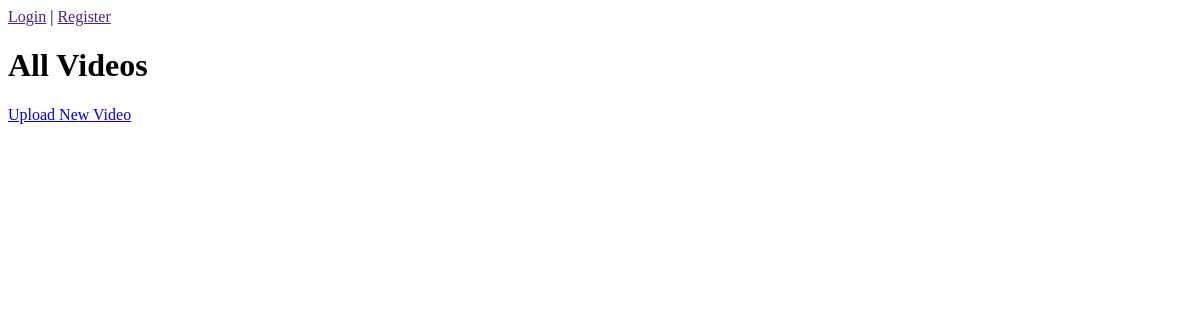
Page /videos/ on the earlier database version.
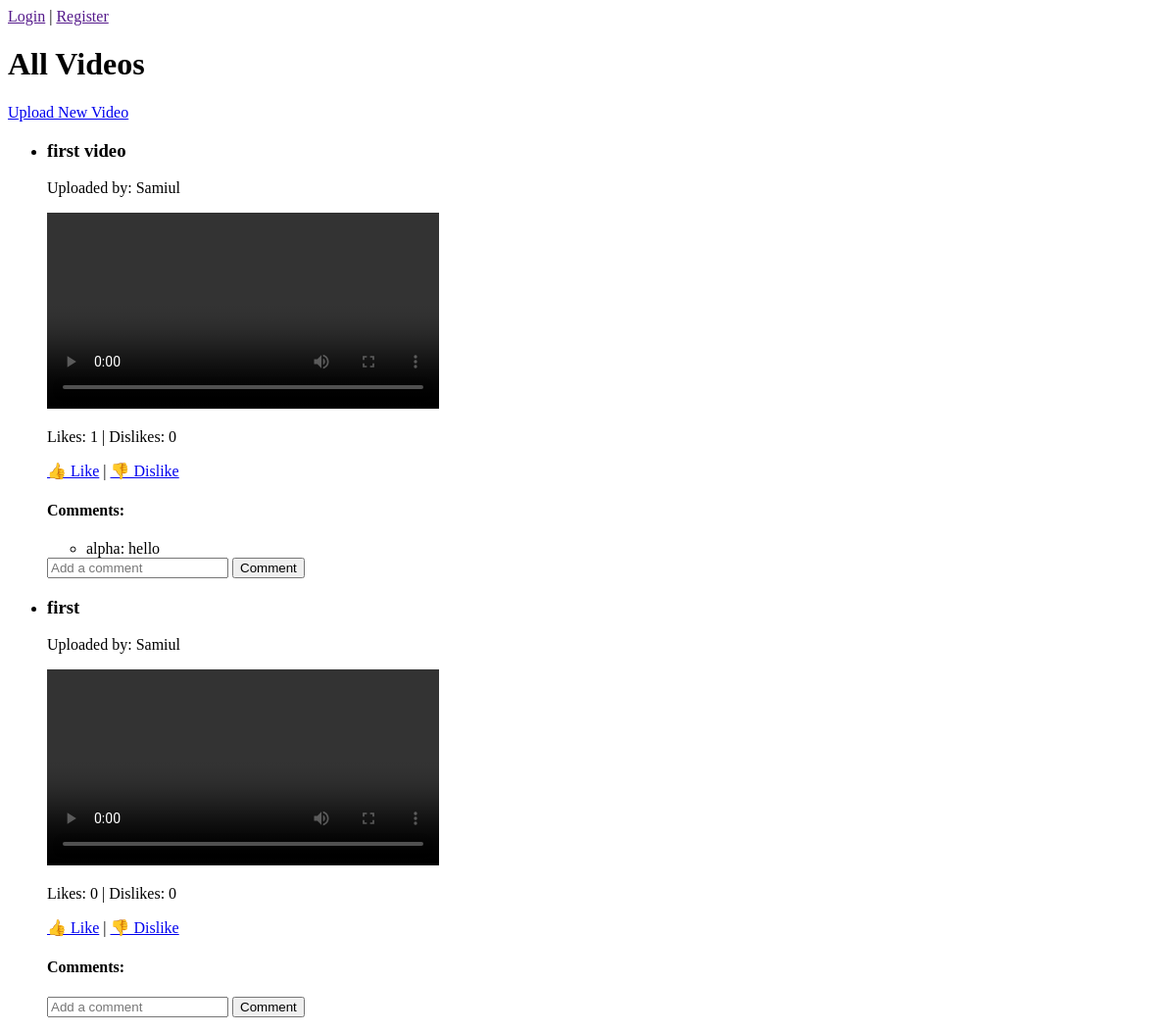
Same page on the later database version.
### videos/models.py (models this page shows, shortened)
class Video(models.Model):
    title = models.CharField(max_length=255)
    description = models.TextField()
    video_file = models.FileField(upload_to='videos/')
    thamnail = models.ImageField(upload_to='videos/thamnail/')
    uploaded_by = models.ForeignKey(MyUser, on_delete=models.CASCADE)
    uploaded_at = models.DateTimeField(auto_now_add=True)
    likes = models.ManyToManyField(MyUser, related_name='liked_videos', blank=True)
    dislikes = models.ManyToManyField(MyUser, related_name='disliked_videos', blank=True)
    favorites = models.ManyToManyField(MyUser, related_name='favorite_videos', blank=True)
    def total_likes(self):
        return self.likes.count()
    def total_dislikes(self):
        return self.dislikes.count()

class VideoComment(models.Model):
    video = models.ForeignKey(Video, on_delete=models.CASCADE, related_name='comments')
    user = models.ForeignKey(MyUser, on_delete=models.CASCADE)
    text = models.TextField()
    created_at = models.DateTimeField(auto_now_add=True)

### users/models.py (models this page shows, shortened)
class MyUser(AbstractUser):
    profile_picture = models.ImageField(upload_to='profile_pics/', blank=True, null=True)
    UserId = models.CharField(max_length=150, unique=True, blank=True, null=True)

### videos/views.py (the view)
# urls.py: path('', views.video_list, name='video_list'),
def video_list(request):
    videos = Video.objects.all()
    return render(request, 'video_list.html', {'videos': videos})

### videos/templates/video_list.html (shortened to what this page needs)
{% extends "base.html" %}
{% block content %}
<h1>All Videos</h1>
<a href="{% url 'upload_video' %}">Upload New Video</a>
<ul>
    {% for video in videos %}
        <li>
            <h3>{{ video.title }}</h3>
            <p>Uploaded by: {{ video.uploaded_by }}</p>
            <video width="400" controls>
                <source src="{{ video.video_file.url }}" type="video/mp4">
            </video>
            <p>Likes: {{ video.total_likes }} | Dislikes: {{ video.total_dislikes }}</p>
            <a href="{% url 'like_video' video.id %}">👍 Like</a> |
            <a href="{% url 'dislike_video' video.id %}">👎 Dislike</a>
            <h4>Comments:</h4>
            <ul>
                {% for comment in video.comments.all %}
                    <li>{{ comment.user.username }}: {{ comment.text }}</li>
                {% endfor %}
            </ul>
            <form method="post" action="{% url 'add_video_comment' video.id %}">
                <input type="text" name="text" placeholder="Add a comment" required>
                <button type="submit">Comment</button>
            </form>
        </li>
    {% endfor %}
</ul>
{% endblock %}

### templates/base.html (shortened to what this page needs)
<!DOCTYPE html>
<html lang="en">
<head>
</head>
<body>
    <nav>
        {% if user.is_authenticated %}
            <a href="">Edit Profile</a> |
            <a href="">Logout</a>
        {% else %}
            <a href="">Login</a> |
            <a href="">Register</a>
        {% endif %}
    </nav>
    {% block content %}
    {% endblock %}
</body>
</html>

Differences in the rows shown:
added Video: title "first video", uploaded_by "Samiul", total_likes "1", total_dislikes "0"
added VideoComment: user.username "alpha", text "hello"
added Video: title "first", uploaded_by "Samiul", total_likes "0", total_dislikes "0"
